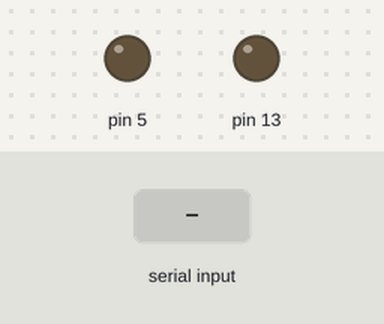
The sketch below on a simulated Arduino Uno, built with avr-gcc and run on an emulated ATmega328P. Shown: output pins drawn as LEDs (lit = HIGH). Inputs (shaded band) come from the test bench.

Above: at 1.2 s.
1.3 s: "1" received over the second serial link
At 2.5 s:
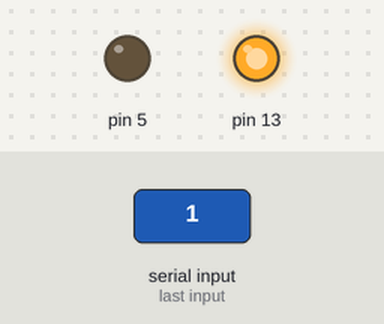
2.8 s: "3" received over the second serial link
At 3.8 s:
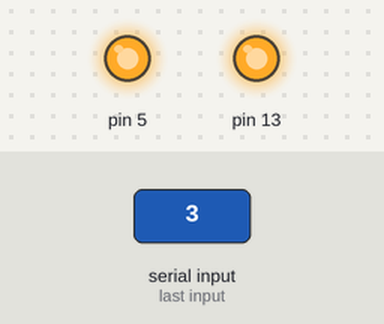
4.3 s: "2" received over the second serial link
At 5.0 s:
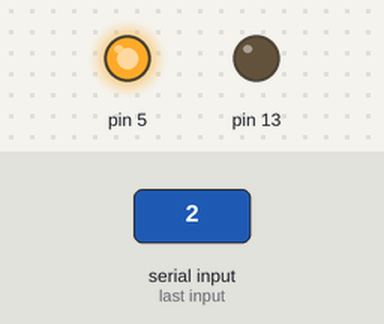
5.8 s: "4" received over the second serial link
At 6.1 s:
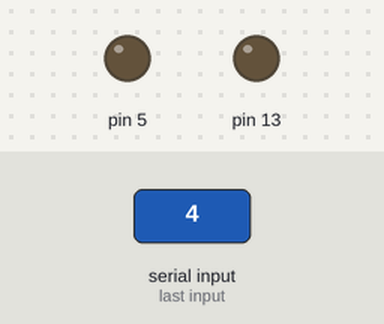
Timing chart, 0 to 8.3 s (numbered marks = the images above; inputs shaded):
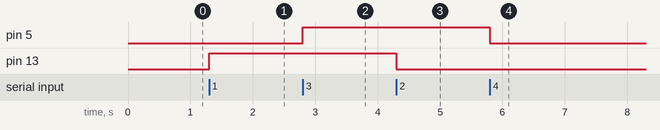

Measured:
- after the input at 1.3 s, pin 13: LOW → HIGH at once
- after the input at 2.8 s, pin 5: LOW → HIGH at once
- after the input at 4.3 s, pin 13: HIGH → LOW at once
- after the input at 5.8 s, pin 5: HIGH → LOW at once

The sketch:

nibblecar_v1.ino
```cpp
#include <SoftwareSerial.h>

SoftwareSerial BT(9, 3);
// creates a "virtual" serial port/UART
// connect BT module TX to D9
// connect BT module RX to D3
// connect BT Vcc to 5V, GND to GND

void setup()
{
  // set digital pin to control as an output
  pinMode(13, OUTPUT);
  pinMode(5, OUTPUT);

  // set the data rate for the SoftwareSerial port
  BT.begin(9600);

  // Send test message to other device
  BT.println("Hello from Arduino");
}

char a; // stores incoming character from other device

void loop()
{
  if (BT.available())
  // if text arrived in from BT serial...
  {
    a=(BT.read());
    if (a=='1')
    {
      digitalWrite(13, HIGH);
      BT.println("LED on");
    }
    if (a=='2')
    {
      digitalWrite(13, LOW);
      BT.println("LED off");
    }
    if (a=='3')
    {
      digitalWrite(5, HIGH);
      BT.println("LED off");
    }
    if (a=='4')
    {
      digitalWrite(5, LOW);
      BT.println("LED off");
    }
    if (a=='?')
    {
      BT.println("Send '1' to turn LED on");
      BT.println("Send '2' to turn LED on");
    }
    // you can add more "if" statements with other characters to add more commands
  }
}
```
